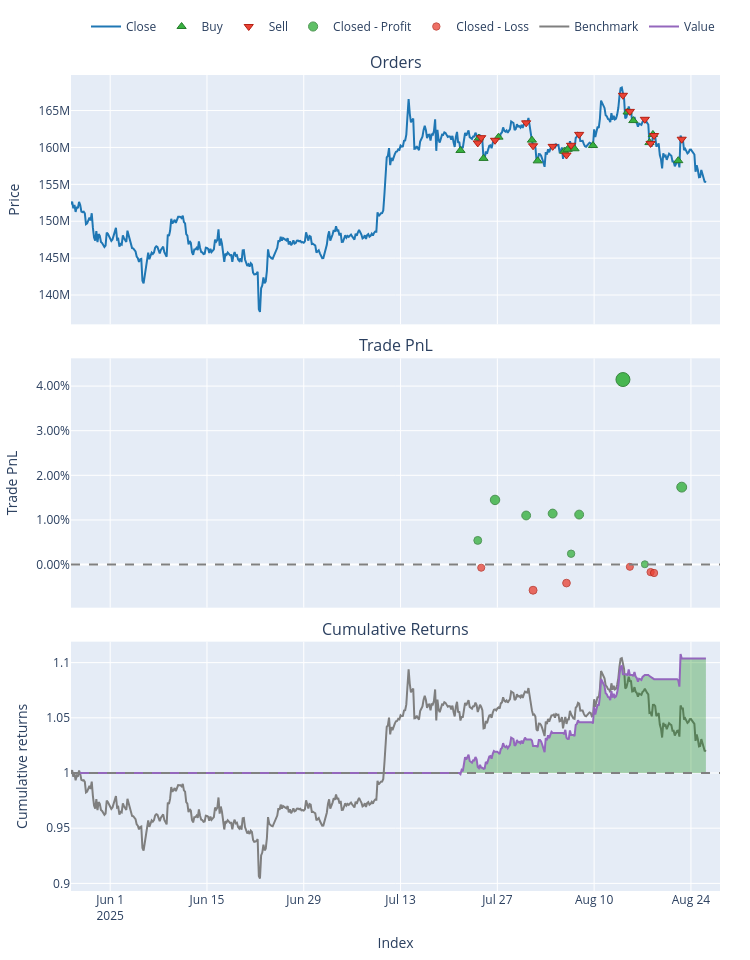

The notebook cell this image was saved under:
### Markdown cell above
# 테스트 - 전체 기간

### Code cell
import numpy as np
import pandas as pd
import vectorbt as vbt
from keras.models import load_model
import joblib
import pandas_ta as ta

test_data = "./data/BTC_4h_data_all.csv"
test_data = "./data/recent_candles_test.csv"

price_data_4h = pd.read_csv(test_data, encoding="utf-8-sig", index_col=0, parse_dates=True)
# 리샘플링 규칙 정의
ohlc_dict = {
    'Open': 'first',
    'High': 'max',
    'Low': 'min',
    'Close': 'last',
    'Volume': 'sum'
}

# 4시간봉 데이터를 일봉으로 리샘플링
price_data_1d = price_data_4h.resample('D').apply(ohlc_dict)

# ---------------------------------
# 1. 저장된 모델 불러오기
# ---------------------------------
# 'my_lstm_model.h5' 부분에 실제 저장한 모델 파일 경로를 입력하세요.
print("모델을 불러오는 중입니다...")
model = load_model('./lstm/best_mtf_model_eth_ver1.h5')
print("모델 로딩 완료!")

entry_threshold = 0.22
exit_threshold = 0.55

# ==============================================================================
# 2. 전체 기간 데이터 준비 (KeyError 해결 최종안)
# ==============================================================================
# (1) 피처를 처음부터 다시 생성하여 데이터 일관성을 보장합니다.

# 4시간봉 피처 생성: 원본 가격 데이터(OHLCV 포함)를 복사해서 시작합니다.
print("4시간봉 피처를 생성합니다...")
features_4h_new = price_data_4h.copy()
features_4h_new.ta.rsi(length=14, append=True, col_names=('RSI_14_4H',))
features_4h_new.ta.macd(fast=12, slow=26, signal=9, append=True, col_names=('MACD_12_26_9_4H', 'MACDh_12_26_9_4H', 'MACDs_12_26_9_4H'))
features_4h_new.ta.bbands(length=20, std=2, append=True, col_names=('BBL_20_2.0_4H', 'BBM_20_2.0_4H', 'BBU_20_2.0_4H', 'BBB_20_2.0_4H', 'BBP_20_2.0_4H'))

# 일봉 피처 생성
print("일봉 피처를 생성합니다...")
features_1d_new = price_data_1d.copy()
features_1d_new.ta.rsi(length=14, append=True, col_names=('RSI_14_1D',))
features_1d_new.ta.sma(length=50, append=True, col_names=('SMA_50_1D',))
features_1d_new.ta.adx(length=14, append=True, col_names=('ADX_14_1D', 'DMP_14_1D', 'DMN_14_1D'))

# 사용할 일봉 지표 컬럼만 선택합니다 (OHLCV 중복 방지)
daily_indicator_cols = ['RSI_14_1D', 'SMA_50_1D', 'ADX_14_1D', 'DMP_14_1D', 'DMN_14_1D']
features_1d_to_merge = features_1d_new[daily_indicator_cols]


# (2) 두 시간대 피처 결합
# 4시간봉 피처(OHLCV 포함)를 기준으로 일봉 지표를 합칩니다.
print("다중 시간대 피처를 결합합니다...")
final_features = pd.merge(features_4h_new, features_1d_to_merge, left_index=True, right_index=True, how='left')
final_features.fillna(method='ffill', inplace=True)
final_features.dropna(inplace=True)
print("데이터 준비 완료!")


# (3) Scaler 적용 (이전과 동일한 정렬 로직 사용)
scaler = joblib.load('./lstm/best_mtf_scaler_ver1.1.pkl')

fit_feature_names = scaler.feature_names_in_
final_features_aligned = final_features[fit_feature_names]
scaled_features_full = scaler.transform(final_features_aligned)


# (4) 시퀀스 데이터 생성 (lookback 값 확인!)
lookback = 30 # 훈련 시 사용했던 값으로 반드시 통일해야 합니다!
X_full = []
for i in range(lookback, len(scaled_features_full)):
    X_full.append(scaled_features_full[i-lookback:i])
X_full = np.array(X_full)


# ==============================================================================
# 3. 전체 기간에 대한 예측 수행 (★★★ 이 부분이 추가되었습니다 ★★★)
# ==============================================================================
print(f"총 {len(X_full)}개의 시퀀스에 대한 예측을 수행합니다...")
predictions_full = model.predict(X_full)

# 예측 결과를 각 확률 변수에 할당
prob_loss_full = predictions_full[:, 0]
prob_hold_full = predictions_full[:, 1]
prob_profit_full = predictions_full[:, 2]
print("예측 완료!")

print(prob_profit_full.mean(), prob_profit_full.max())
print(prob_hold_full.mean(), prob_hold_full.max())
print(prob_loss_full.mean(), prob_loss_full.max())

# ==============================================================================
# 4. 시그널 생성 및 VectorBT 백테스팅
# ==============================================================================
# 예측이 시작되는 시점에 맞춰 인덱스를 정렬합니다.
signal_index_full = final_features.index[lookback:]

# 시그널 생성을 위한 빈 Series 생성
entries_full = pd.Series(False, index=price_data_4h.index) # 기준이 되는 4시간봉 인덱스 사용
exits_full = pd.Series(False, index=price_data_4h.index)


# loc를 사용하여 정확한 위치에 시그널 할당
entries_full.loc[signal_index_full] = prob_profit_full > entry_threshold
exits_full.loc[signal_index_full] = prob_loss_full > exit_threshold

# # 진입과 청산 신호가 겹칠 경우 진입을 우선 (ipynb 로직 반영)
# conflicting_signals_full = entries_full & exits_full
# exits_full[conflicting_signals_full] = False


# 백테스팅 실행 (ipynb의 설정값 반영)
full_portfolio = vbt.Portfolio.from_signals(
    close=price_data_4h['Close'], # 백테스팅 기준 가격: 4시간봉 종가
    entries=entries_full,
    exits=exits_full,
    init_cash=1000000,
    fees=0.0005,      # 0.5% 수수료
    slippage=0.0005, # 0.05% 슬리피지
    freq='4h',        # 데이터 빈도 명시
    # stop_exit=True,   # 진입 시 청산 고려
    # size=0.5,                # 거래당 100,000 KRW씩 진입 (최소 주문 금액 5,000원 이상)
    # size_type='percent'           # size가 '금액' 기준임을 명시
)

# 최종 성과 출력
print("\n--- 전체 기간 최종 백테스팅 결과 ---")
print(full_portfolio.stats())

# 누적 수익률 그래프 시각화
full_portfolio.plot().show()

### Figure 1 — Plotly figure (JSON) as saved in the notebook; plotly's stock layout.template omitted (floating-point values rounded to 4 significant figures; data arrays with more than 128 entries replaced by an {"elided": "..."} marker saying what was removed)
{"data": [{"legendgroup": "0", "line": {"color": "#1f77b4"}, "name": "Close", "showlegend": true, "type": "scatter", "uid": "f0104847-20e8-44f5-b3f9-db2f8dfac287", "x": {"elided": "552 str values"}, "xaxis": "x", "y": {"elided": "552 float values"}, "yaxis": "y"}, {"customdata": [[0.0, 0.006263, 499.8], [2.0, 0.006231, 502.5], [4.0, 0.006335, 502.1], [6.0, 0.006312, 509.4], [8.0, 0.006397, 515.0], [10.0, 0.006474, 512.0], [12.0, 0.006494, 517.9], [14.0, 0.006457, 515.7], [16.0, 0.006469, 517.0], [18.0, 0.006524, 522.7], [20.0, 0.006607, 544.4], [22.0, 0.00665, 544.1], [24.0, 0.006774, 544.2], [26.0, 0.006717, 543.3], [28.0, 0.006855, 542.2]], "hovertemplate": "Order Id: %{customdata[0]}<br>Timestamp: %{x}<br>Price: %{y}<br>Size: %{customdata[1]:.6f}<br>Fees: %{customdata[2]:.6f}", "legendgroup": "1", "marker": {"color": "#37B13F", "line": {"color": "rgb(38,123,44)", "width": 1}, "size": 8, "symbol": "triangle-up"}, "mode": "markers", "name": "Buy", "type": "scatter", "uid": "6d002b8a-e12f-42bd-92e5-346182c9c236", "x": ["2025-07-21T16:00:00+00:00", "2025-07-24T08:00:00+00:00", "2025-07-25T00:00:00+00:00", "2025-07-27T04:00:00+00:00", "2025-08-01T00:00:00+00:00", "2025-08-01T20:00:00+00:00", "2025-08-05T16:00:00+00:00", "2025-08-06T04:00:00+00:00", "2025-08-07T04:00:00+00:00", "2025-08-09T20:00:00+00:00", "2025-08-14T20:00:00+00:00", "2025-08-15T16:00:00+00:00", "2025-08-18T00:00:00+00:00", "2025-08-18T12:00:00+00:00", "2025-08-22T04:00:00+00:00"], "xaxis": "x", "y": [159600000.0, 161300000.0, 158500000.0, 161400000.0, 161000000.0, 158200000.0, 159500000.0, 159700000.0, 159800000.0, 160300000.0, 164800000.0, 163600000.0, 160700000.0, 161800000.0, 158200000.0], "yaxis": "y"}, {"customdata": [[1.0, 0.006263, 503.0], [3.0, 0.006231, 502.6], [5.0, 0.006335, 509.9], [7.0, 0.006312, 515.5], [9.0, 0.006397, 512.5], [11.0, 0.006474, 518.4], [13.0, 0.006494, 516.2], [15.0, 0.006457, 517.5], [17.0, 0.006469, 523.3], [19.0, 0.006524, 545.0], [21.0, 0.006607, 544.7], [23.0, 0.00665, 544.7], [25.0, 0.006774, 543.8], [27.0, 0.006717, 542.8], [29.0, 0.006855, 552.2]], "hovertemplate": "Order Id: %{customdata[0]}<br>Timestamp: %{x}<br>Price: %{y}<br>Size: %{customdata[1]:.6f}<br>Fees: %{customdata[2]:.6f}", "legendgroup": "2", "marker": {"color": "#EA4335", "line": {"color": "rgb(181,31,18)", "width": 1}, "size": 8, "symbol": "triangle-down"}, "mode": "markers", "name": "Sell", "type": "scatter", "uid": "6f5ad701-89fe-4e67-8229-fb75893bb729", "x": ["2025-07-24T04:00:00+00:00", "2025-07-24T16:00:00+00:00", "2025-07-26T16:00:00+00:00", "2025-07-31T04:00:00+00:00", "2025-08-01T04:00:00+00:00", "2025-08-04T00:00:00+00:00", "2025-08-06T00:00:00+00:00", "2025-08-06T16:00:00+00:00", "2025-08-07T20:00:00+00:00", "2025-08-14T04:00:00+00:00", "2025-08-15T04:00:00+00:00", "2025-08-17T08:00:00+00:00", "2025-08-18T04:00:00+00:00", "2025-08-18T16:00:00+00:00", "2025-08-22T16:00:00+00:00"], "xaxis": "x", "y": [160600000.0, 161300000.0, 161000000.0, 163300000.0, 160200000.0, 160100000.0, 159000000.0, 160300000.0, 161800000.0, 167100000.0, 164900000.0, 163800000.0, 160500000.0, 161600000.0, 161100000.0], "yaxis": "y"}, {"customdata": [[0.0, 0.0, 5410.0, 0.005413], [2.0, 2.0, 14550.0, 0.01449], [3.0, 3.0, 11210.0, 0.011], [5.0, 5.0, 11700.0, 0.01143], [7.0, 7.0, 2505.0, 0.002429], [8.0, 8.0, 11580.0, 0.0112], [9.0, 9.0, 43350.0, 0.04147], [11.0, 11.0, 70.11, 6.442e-05], [14.0, 14.0, 18820.0, 0.01735]], "hovertemplate": "Exit Trade Id: %{customdata[0]}<br>Position Id: %{customdata[1]}<br>Exit Timestamp: %{x}<br>PnL: %{customdata[2]:.6f}<br>Return: %{customdata[3]:.2%}", "legendgroup": "3", "marker": {"color": "#37B13F", "line": {"color": "rgb(38,123,44)", "width": 1}, "opacity": [0.7694, 0.8023, 0.7896, 0.7912, 0.7586, 0.7904, 0.9, 0.75, 0.8126], "size": [7.904, 9.438, 8.849, 8.921, 7.4, 8.883, 14.0, 7.0, 9.923], "symbol": "circle"}, "mode": "markers", "name": "Closed - Profit", "type": "scatter", "uid": "a10001d3-ec7d-40b7-8db5-5eee8c9a3c93", "x": ["2025-07-24T04:00:00+00:00", "2025-07-26T16:00:00+00:00", "2025-07-31T04:00:00+00:00", "2025-08-04T00:00:00+00:00", "2025-08-06T16:00:00+00:00", "2025-08-07T20:00:00+00:00", "2025-08-14T04:00:00+00:00", "2025-08-17T08:00:00+00:00", "2025-08-22T16:00:00+00:00"], "xaxis": "x2", "y": [0.005413, 0.01449, 0.011, 0.01143, 0.002429, 0.0112, 0.04147, 6.442e-05, 0.01735], "yaxis": "y2"}, {"customdata": [[1.0, 1.0, -707.9, -0.0007044], [4.0, 4.0, -5925.0, -0.005753], [6.0, 6.0, -4302.0, -0.004154], [10.0, 10.0, -552.9, -0.0005078], [12.0, 12.0, -1837.0, -0.001688], [13.0, 13.0, -2051.0, -0.001888]], "hovertemplate": "Exit Trade Id: %{customdata[0]}<br>Position Id: %{customdata[1]}<br>Exit Timestamp: %{x}<br>PnL: %{customdata[2]:.6f}<br>Return: %{customdata[3]:.2%}", "legendgroup": "4", "marker": {"color": "#EA4335", "line": {"color": "rgb(181,31,18)", "width": 1}, "opacity": [0.7523, 0.7706, 0.7648, 0.7516, 0.7559, 0.7566], "size": [7.108, 7.962, 7.691, 7.075, 7.275, 7.308], "symbol": "circle"}, "mode": "markers", "name": "Closed - Loss", "type": "scatter", "uid": "07f889df-552f-4e89-9c39-fe1339489e07", "x": ["2025-07-24T16:00:00+00:00", "2025-08-01T04:00:00+00:00", "2025-08-06T00:00:00+00:00", "2025-08-15T04:00:00+00:00", "2025-08-18T04:00:00+00:00", "2025-08-18T16:00:00+00:00"], "xaxis": "x2", "y": [-0.0007044, -0.005753, -0.004154, -0.0005078, -0.001688, -0.001888], "yaxis": "y2"}, {"legendgroup": "5", "line": {"color": "#7f7f7f"}, "name": "Benchmark", "showlegend": true, "type": "scatter", "uid": "defdb11b-6d6c-42a2-b957-33ec03410454", "x": {"elided": "552 str values"}, "xaxis": "x3", "y": {"elided": "552 float values"}, "yaxis": "y3"}, {"hoverinfo": "skip", "legendgroup": "6", "line": {"color": "rgba(0, 0, 0, 0)", "width": 0}, "opacity": 0, "showlegend": false, "type": "scatter", "uid": "f019c582-04bc-46a3-ac85-a7e2cf60d0db", "x": {"elided": "552 str values"}, "xaxis": "x3", "y": {"elided": "552 int values"}, "yaxis": "y3"}, {"connectgaps": false, "fill": "tonexty", "fillcolor": "rgba(0, 128, 0, 0.3)", "hoverinfo": "skip", "legendgroup": "6", "line": {"color": "rgba(0, 0, 0, 0)", "width": 0}, "opacity": 0, "showlegend": false, "type": "scatter", "uid": "70184680-8000-44c7-b4a7-3e35e8a2a426", "x": {"elided": "552 str values"}, "xaxis": "x3", "y": {"elided": "552 float values"}, "yaxis": "y3"}, {"hoverinfo": "skip", "legendgroup": "6", "line": {"color": "rgba(0, 0, 0, 0)", "width": 0}, "opacity": 0, "showlegend": false, "type": "scatter", "uid": "a9440ba8-3f5b-4faf-af98-719a35fad122", "x": {"elided": "552 str values"}, "xaxis": "x3", "y": {"elided": "552 int values"}, "yaxis": "y3"}, {"connectgaps": false, "fill": "tonexty", "fillcolor": "rgba(255, 0, 0, 0.3)", "hoverinfo": "skip", "legendgroup": "6", "line": {"color": "rgba(0, 0, 0, 0)", "width": 0}, "opacity": 0, "showlegend": false, "type": "scatter", "uid": "b145a743-9a53-4ab7-84fd-a92fcf58cf05", "x": {"elided": "552 str values"}, "xaxis": "x3", "y": {"elided": "552 float values"}, "yaxis": "y3"}, {"legendgroup": "7", "line": {"color": "#9467bd"}, "name": "Value", "showlegend": true, "type": "scatter", "uid": "cf27f966-95fa-4974-85f5-73b52170c720", "x": {"elided": "552 str values"}, "xaxis": "x3", "y": {"elided": "552 float values"}, "yaxis": "y3"}, {"hoverinfo": "skip", "legendgroup": "6", "line": {"color": "rgba(0, 0, 0, 0)", "width": 0}, "opacity": 0, "showlegend": false, "type": "scatter", "uid": "180cf7c9-a27c-417b-a147-dfe332a1b89c", "x": {"elided": "552 str values"}, "xaxis": "x3", "y": {"elided": "552 int values"}, "yaxis": "y3"}], "layout": {"annotations": [{"font": {"size": 16}, "showarrow": false, "text": "Orders", "x": 0.5, "xanchor": "center", "xref": "paper", "y": 1, "yanchor": "bottom", "yref": "paper"}, {"font": {"size": 16}, "showarrow": false, "text": "Trade PnL", "x": 0.5, "xanchor": "center", "xref": "paper", "y": 0.6528, "yanchor": "bottom", "yref": "paper"}, {"font": {"size": 16}, "showarrow": false, "text": "Cumulative Returns", "x": 0.5, "xanchor": "center", "xref": "paper", "y": 0.3056, "yanchor": "bottom", "yref": "paper"}], "height": 960, "legend": {"orientation": "h", "traceorder": "normal", "x": 1, "xanchor": "right", "y": 1.042, "yanchor": "bottom"}, "margin": {"b": 30, "l": 30, "r": 30, "t": 30}, "shapes": [{"line": {"color": "gray", "dash": "dash"}, "type": "line", "x0": 0, "x1": 1, "xref": "paper", "y0": 0, "y1": 0, "yref": "y2"}, {"line": {"color": "gray", "dash": "dash"}, "type": "line", "x0": 0, "x1": 1, "xref": "paper", "y0": 1, "y1": 1, "yref": "y3"}], "showlegend": true, "width": 750, "xaxis": {"anchor": "y", "domain": [0, 1], "matches": "x3", "showticklabels": false}, "xaxis2": {"anchor": "y2", "domain": [0, 1], "matches": "x3", "showticklabels": false}, "xaxis3": {"anchor": "y3", "domain": [0, 1], "title": {"text": "Index"}}, "yaxis": {"anchor": "x", "domain": [0.6944, 1], "title": {"text": "Price"}}, "yaxis2": {"anchor": "x2", "domain": [0.3472, 0.6528], "tickformat": ".2%", "title": {"text": "Trade PnL"}}, "yaxis3": {"anchor": "x3", "domain": [0, 0.3056], "title": {"text": "Cumulative returns"}}}}
